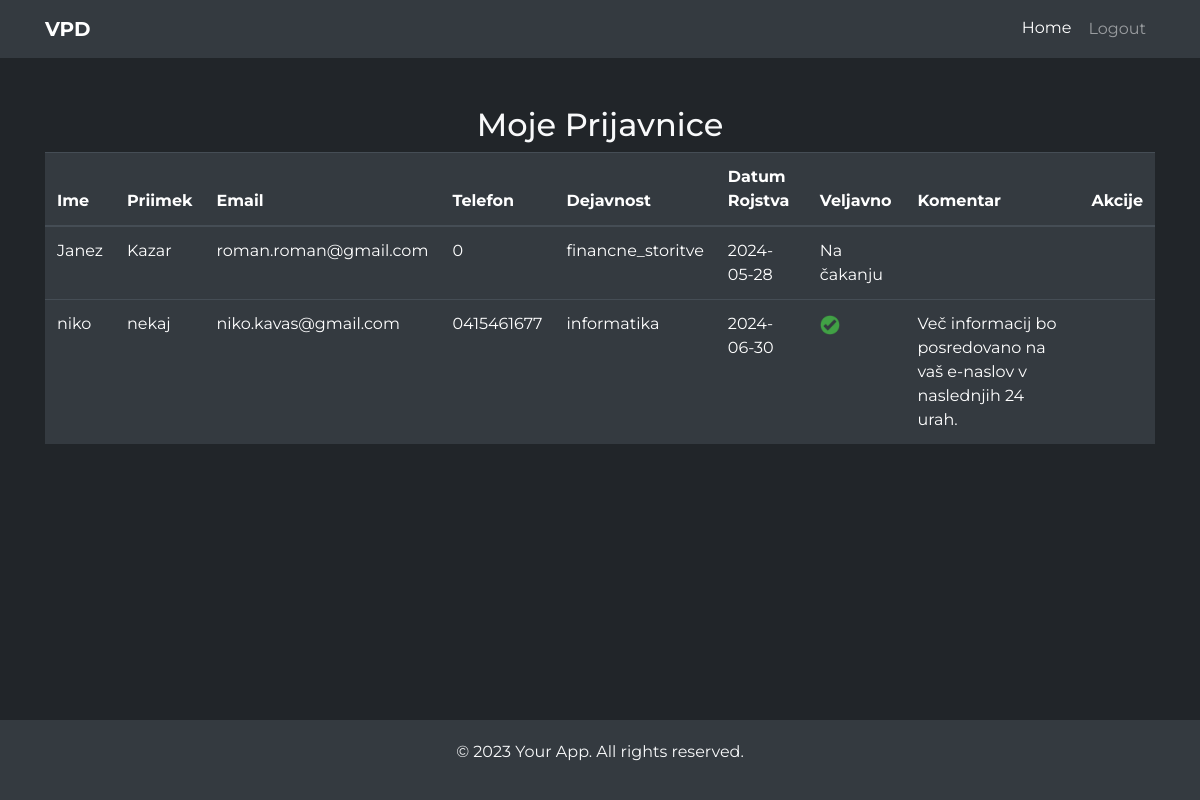
The page /user_prijavnice/ (signed in) on the database as committed earlier.
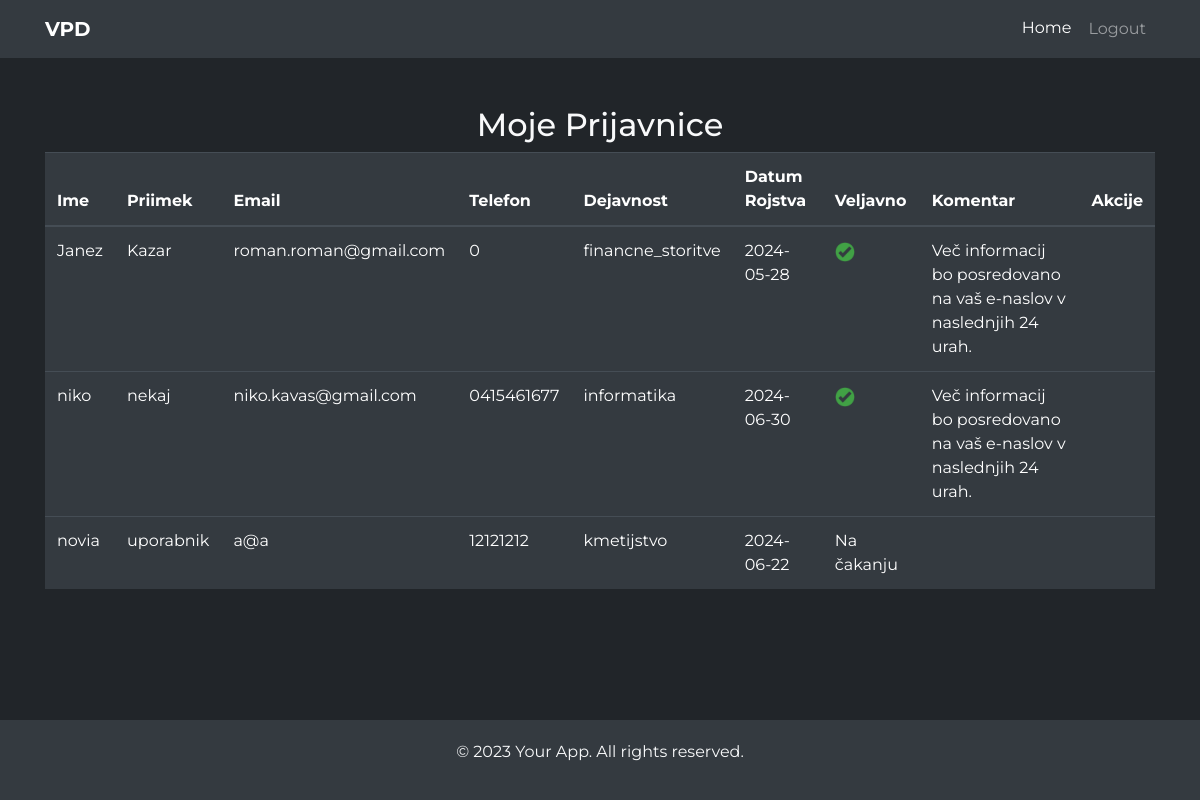
The same page on the database as committed later.
### webapp/models.py (models this page shows, shortened)
class Prijavnica(models.Model):
    ime = models.CharField(max_length=100, null=True)
    priimek = models.CharField(max_length=100, null=True)
    email = models.CharField(max_length=100, null=True)
    phone = models.CharField(max_length=15, null=True)
    dejavnost = models.CharField(max_length=100, default=None, null=True)
    datumrojstva = models.CharField(max_length=100, default=None, null=True)
    valid = models.BooleanField(null=True, default=None)
    komentar = models.CharField(max_length=255, null=True, default=None)
    user = models.ForeignKey(User, on_delete=models.CASCADE, null=True, blank=True)

### webapp/views.py (the view)
# urls.py: path("user_prijavnice/", views.user_prijavnice, name="user_prijavnice"),
@login_required
def user_prijavnice(request):
    user_prijavnice_list = Prijavnica.objects.filter(user=request.user)
    return render(request, 'user_prijavnice.html', {'prijavnice_list': user_prijavnice_list})

### webapp/templates/user_prijavnice.html (shortened to what this page needs)
{% extends 'base.html' %}
{% load static %}
{% block content %}
<h2 class="text-center">Moje Prijavnice</h2>
<table class="table table-dark">
    <thead>
        <tr>
            <th>Ime</th>
            <th>Priimek</th>
            <th>Email</th>
            <th>Telefon</th>
            <th>Dejavnost</th>
            <th>Datum Rojstva</th>
            <th>Veljavno</th>
            <th>Komentar</th>
            <th>Akcije</th>
        </tr>
    </thead>
    <tbody>
        {% for prijavnica in prijavnice_list %}
        <tr>
            <td>{{ prijavnica.ime }}</td>
            <td>{{ prijavnica.priimek }}</td>
            <td>{{ prijavnica.email }}</td>
            <td>{{ prijavnica.phone }}</td>
            <td>{{ prijavnica.dejavnost }}</td>
            <td>{{ prijavnica.datumrojstva }}</td>
            <td>
                {% if prijavnica.valid is False %}
                    <img src="{% static 'images/x.png' %}" alt="Invalid" width="20">
                {% elif prijavnica.valid is True %}
                    <img src="{% static 'images/checkmark.png' %}" alt="Valid" width="20">
                {% else %}
                    Na čakanju
                {% endif %}
            </td>
            <td>
                {% if prijavnica.valid is False %}
                    {{ prijavnica.komentar }}
                {% elif prijavnica.valid is True %}
                    Več informacij bo posredovano na vaš e-naslov v naslednjih 24 urah.
                {% endif %}
            </td>
            <td>
            </td>
        </tr>
        {% empty %}
        <tr>
            <td colspan="9" class="text-center">Ni prijavnic za prikaz</td>
        </tr>
        {% endfor %}
    </tbody>
</table>
{% endblock %}

### webapp/templates/base.html (shortened to what this page needs)
<!DOCTYPE html>
<html lang="en">
<head>
    <link rel="stylesheet" href="https://stackpath.bootstrapcdn.com/bootstrap/4.5.2/css/bootstrap.min.css">
</head>
<body>
    <nav class="navbar navbar-expand-lg navbar-dark">
        <div class="container">
            <a class="navbar-brand">VPD</a>
            <div class="collapse navbar-collapse" id="navbarNav">
                <ul class="navbar-nav ml-auto">
                    <li class="nav-item active">
                        <a class="nav-link" href="/">Home</a>
                    </li>
                    {% if user.is_authenticated %}
                    <li class="nav-item">
                        <form method="POST" action="{% url 'logout' %}">
                            <button type="submit" class="btn btn-link nav-link">Logout</button>
                        </form>
                    </li>
                    {% else %}
                        <li class="nav-item">
                            <a class="nav-link" href="{% url 'login' %}">Login</a>
                        </li>
                    {% endif %}
                </ul>
            </div>
        </div>
    </nav>
    <div class="container my-5 flex-grow-1">
        {% block content %}{% endblock %}
    </div>
    <footer>
        <div class="container">
            <p>&copy; 2023 Your App. All rights reserved.</p>
        </div>
    </footer>
</body>
</html>

### webapp/templates/base.html (style rules this page uses)
body { font-family: 'Montserrat', sans-serif; display: flex; flex-direction: column; min-height: 100vh; background-color: #212529; color: #f8f9fa; }
.navbar-brand { font-weight: 700; }
.navbar { background-color: #343a40; }
.nav-link { color: #f8f9fa; }
footer { background-color: #343a40; padding: 20px 0; text-align: center; margin-top: auto; }

Rows that differ between the two databases and show on the page:
changed Prijavnica "Janez": valid: picture added; valid "Na čakanju" → "Več informacij bo posredovano na vaš e-naslov v naslednjih 24 urah."
added Prijavnica: ime "novia", priimek "uporabnik", email "a@a", phone "12121212", dejavnost "kmetijstvo", datumrojstva "2024-06-22", shows "Na čakanju"
